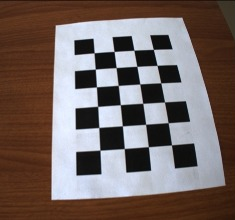
#> input picture RightCBoard.png, 235 x 220 px
$ python client.py   (older library calls are emulated)
#> lines starting #> are read from the running program, lines starting #| are printed output that depends on the picture
### stereo_class.py
import cv2
import numpy as np

class CameraCalibration:
    def __init__(self, chessboard_size=(7,7), square_size=1.0):
        """
        Initialize calibration parameters.
        """
        self.chessboard_size = chessboard_size
        self.square_size = square_size

        # Prepare object points
        self.objp = np.zeros((chessboard_size[1]*chessboard_size[0],3), np.float32)
        self.objp[:,:2] = np.mgrid[0:chessboard_size[0],0:chessboard_size[1]].T.reshape(-1,2)
        self.objp *= square_size #Gets matrix in terms of square size

        # Lists of points
        self.objpoints = []  # 3D points
        self.imgpoints_left = []
        self.imgpoints_right = []

        # Camera matrices and distortion
        self.ML = None
        self.DL = None
        self.MR = None
        self.DR = None
        self.ML_opt = None
        self.MR_opt = None

        # Stereo calibration outputs
        self.R = None
        self.T = None
        self.E = None
        self.F = None
        self.RL = None
        self.RR = None
        self.PL = None
        self.PR = None
        self.Q = None

        # Rectification maps
        self.left_map1 = None
        self.left_map2 = None
        self.right_map1 = None
        self.right_map2 = None

    def decode_img(self, img_left, img_right):
        img_left_cv = cv2.imdecode(img_left, cv2.IMREAD_COLOR)
#> img_left_cv is the input picture: shape (220, 235, 3); mean B, G, R 98.3, 101.8, 115.6
        img_right_cv = cv2.imdecode(img_right, cv2.IMREAD_COLOR)
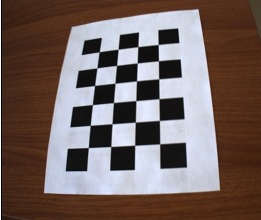
#> img_right_cv: shape (220, 261, 3); mean B, G, R 96, 99.6, 115.3
        return img_left_cv, img_right_cv

    # [100 lines left out: functions add_chessboard_corners, calibrate_cameras, stereo_calibrate_and_rectify, get_rectification_maps, not called in this run]

#STEREO COMPUTATION CLASS
class StereoSystem:
    #Blocksize 7 (must be odd number between 3 and 11)
    def __init__(self, min_disp=0, num_disp=128, block_size=7, lambda_val=8000, sigma_color=1.4):
        self.min_disp = min_disp
        self.num_disp = num_disp
        self.block_size = block_size

        self.matcher_left = cv2.StereoSGBM_create(
            minDisparity=self.min_disp,
            numDisparities=self.num_disp,
            blockSize=self.block_size,
            #Calculation per documentation in SGBM class
            P1=8*3*self.block_size**2,
            P2=32*3*self.block_size**2,
            uniquenessRatio = 7,
            speckleWindowSize = 125,
            speckleRange = 1,
            #Consider MODE_SGBM for less memory consumption
            mode=cv2.STEREO_SGBM_MODE_SGBM_3WAY
        )
        #self.matcher_right = cv2.ximgproc.createRightMatcher(self.matcher_left)

        #LRCThresh default is 24 (1.5 px)
        #Can use .getConfidenceMap() ***Still need to find a way to calculate LRC consistency check median value in px
        #Lambda and SigmaColor values per documentation recommendation
        """self.wls_filter = cv2.ximgproc.createDisparityWLSFilter(matcher_left=self.matcher_left)
        self.wls_filter.setLambda(lambda_val)
        self.wls_filter.setSigmaColor(sigma_color)"""

        self.left_map1 = None
        self.left_map2 = None
        self.right_map1 = None
        self.right_map2 = None
        self.Q = None

    # [31 lines left out: functions set_rectification, rectify_pair, compute_disparity, disparity_to_depth, visualize_disparity, not called in this run]

### image_transfer.py
import socket
import threading
import struct
import time
import sys
import datetime

class ImageServerHost:
    """Non-blocking image server that accepts a single client and sends images
    on demand via `send_images(left_bytes, right_bytes=None)`.
    Images are sent as a 4-byte big-endian length prefix followed by payload.
    """
    # [131 lines left out: functions __init__, start_server, _accept_loop, _client_monitor, send_images, stop_server, not called in this run]


class ImageClient:
    """Client that connects and receives length-prefixed images.
    It will save each image it receives as received_image_<n>.jpg.
    """
    def __init__(self, server_host='localhost', server_port=8080, save_images = True):
        self.sock = None
        self.server_host = server_host
        self.server_port = server_port
        self.save_images = save_images
        self.connected = False

    # [62 lines left out: functions _recv_all, connect, receive_images, disconnect, not called in this run]

# [37 lines that do not run on import are left out]

### client.py
from image_transfer import ImageClient
from stereo_class import CameraCalibration, StereoSystem
import numpy as np
import cv2

class StereoClientDevice:
    def __init__(self, server_host='localhost', server_port=8080, testing_flag=False):
        self.client = ImageClient(server_host, server_port)
        self.calib = CameraCalibration()
        self.stereo = StereoSystem()
        self.testing = testing_flag


    def load_local_images(self, left_filename="left_image.jpg", right_filename="right_image.jpg"):
        #load images from local storage
        pass

    def run(self):
        if not self.testing:
            self.client.connect()
        else:
            self.client.connected = True

        while self.client.connected:
            if not self.testing:
                imgL, imgR = self.client.receive_images()
            else:
                fL = open("C:\\Users\\15877\\OneDrive\\Documents\\GitHub\\StereoVisionCapstone\\LeftCBoard.png", 'rb')
                imgL = fL.read()
                fR = open("C:\\Users\\15877\\OneDrive\\Documents\\GitHub\\StereoVisionCapstone\\RightCBoard.png", 'rb')
                imgR = fR.read()
            imgL_array = np.frombuffer(imgL,np.uint8)
            imgR_array = np.frombuffer(imgR,np.uint8)

            imgL_cv, imgR_cv = self.calib.decode_img(imgL_array, imgR_array)

            cv2.imshow("Img",imgL_cv)
            cv2.waitKey(0)
            cv2.destroyAllWindows()
            #TODO process received images
        else:
            print("Client not connected to server, loading local images...")
            self.load_local_images()
            #process received images for depth mapping

if __name__ == "__main__":
    device = StereoClientDevice(testing_flag=True)
    device.run()
